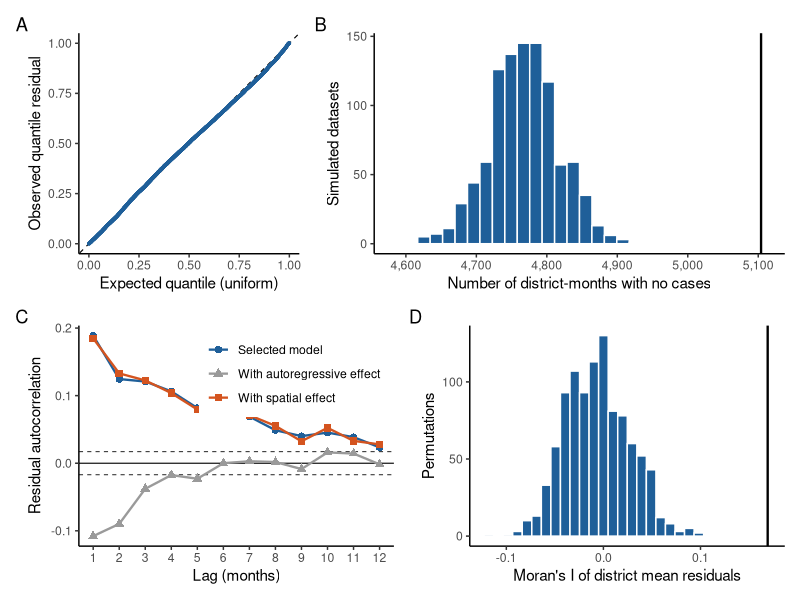
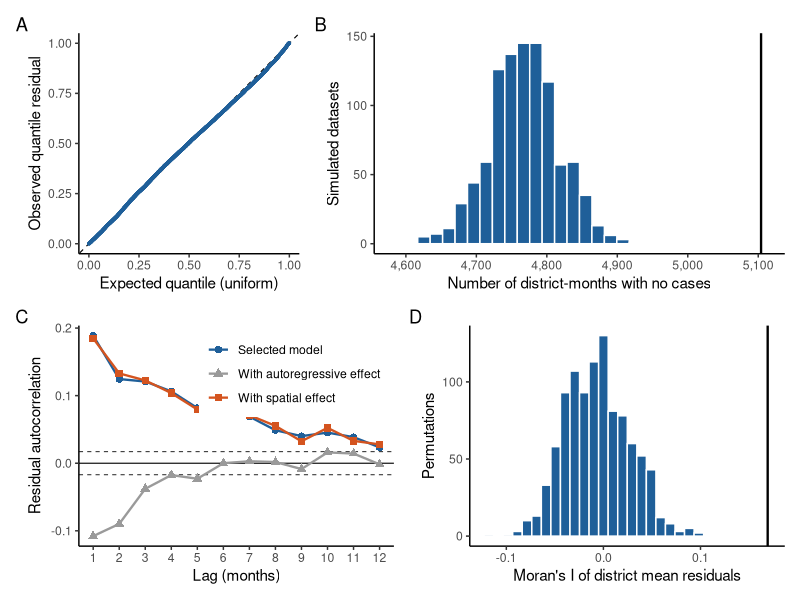
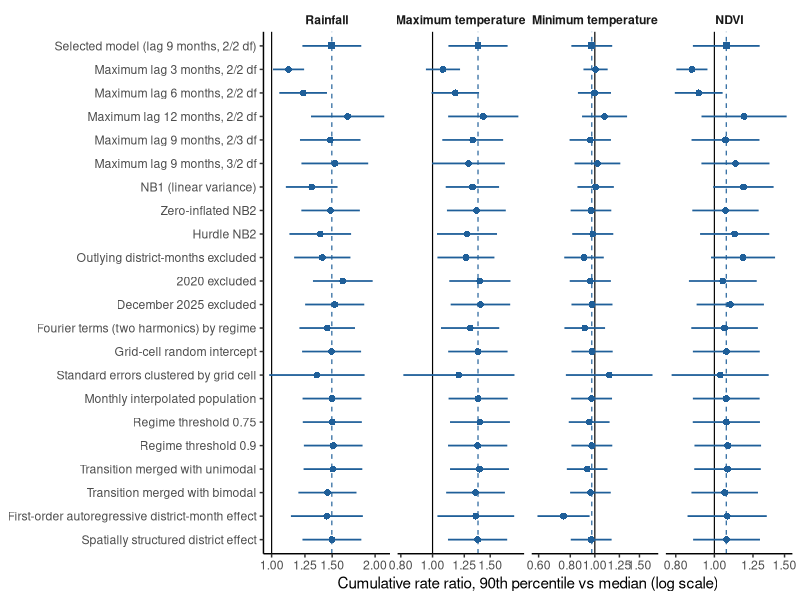
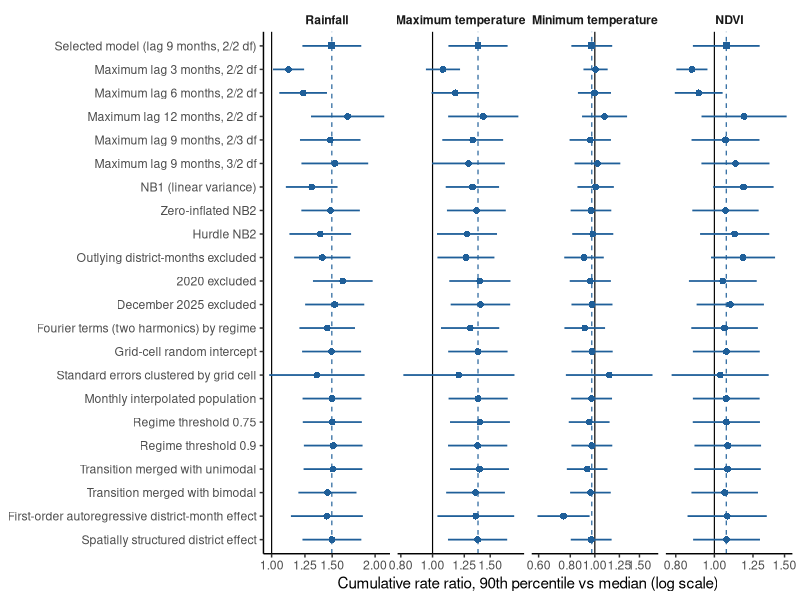

Write the R code that produced these figures, in order.
# Figure 11 and S2 Fig (Results, section 3.11). Run after analysis/sensitivity.R.
#   S2 Fig: diagnostics of the selected model: (A) quantile-quantile plot of the randomized quantile residuals;
#           (B) simulated number of zero counts with the observed number; (C) residual autocorrelation within districts,
#           selected model and model with the autoregressive effect; (D) permutation distribution of Moran's I.
#   Fig 11: cumulative rate ratios (90th percentile vs median, lags 0-9) under each sensitivity analysis.
suppressPackageStartupMessages({ library(readr); library(dplyr); library(ggplot2); library(patchwork) })
BLUE <- "#1F5F99"; GREY <- "#9A9A9A"
LAB <- c(rainfall = "Rainfall", tmax = "Maximum temperature", tmin = "Minimum temperature", ndvi = "NDVI")
th <- theme_classic(base_size = 11) + theme(strip.background = element_blank(), strip.text = element_text(face = "bold"))
save_fig <- function(p, name, w, h) {
  ggsave(file.path("figures", paste0(name, ".png")), p, width = w, height = h, dpi = 300, bg = "white")
  ggsave(file.path("figures", paste0(name, ".pdf")), p, width = w, height = h, device = cairo_pdf, bg = "white")
}
tests <- read_csv("analysis/output/diagnostics.csv", show_col_types = FALSE)
main <- filter(tests, model == "Selected model")
qq <- read_csv("analysis/output/diagnostics_qq.csv", show_col_types = FALSE)
pA <- ggplot(qq, aes(expected, observed)) + geom_abline(linetype = "dashed", linewidth = 0.4) +
  geom_point(colour = BLUE, size = 0.6) + coord_equal() +
  labs(x = "Expected quantile (uniform)", y = "Observed quantile residual", tag = "A") + th
zs <- read_csv("analysis/output/diagnostics_zero_sims.csv", show_col_types = FALSE)
pB <- ggplot(zs, aes(zeros)) + geom_histogram(bins = 30, fill = BLUE, colour = "white") +
  geom_vline(xintercept = main$zeros_obs, linewidth = 0.8) + scale_x_continuous(labels = scales::label_comma()) +
  labs(x = "Number of district-months with no cases", y = "Simulated datasets", tag = "B") + th
ac <- read_csv("analysis/output/diagnostics_acf.csv", show_col_types = FALSE)
band <- 1.96 / sqrt(min(ac$n))
pC <- ggplot(ac, aes(lag, acf, colour = model, shape = model)) + geom_hline(yintercept = 0, linewidth = 0.4) +
  geom_hline(yintercept = c(-band, band), linetype = "dashed", linewidth = 0.3) +
  geom_line(linewidth = 0.8) + geom_point(size = 2.2) +
  scale_colour_manual(values = c("Selected model" = BLUE, "With autoregressive effect" = GREY, "With spatial effect" = "#D4541F"), name = NULL) +
  scale_shape_manual(values = c("Selected model" = 16, "With autoregressive effect" = 17, "With spatial effect" = 15), name = NULL) +
  scale_x_continuous(breaks = 1:12) + labs(x = "Lag (months)", y = "Residual autocorrelation", tag = "C") + th +
  theme(legend.position = c(0.98, 0.98), legend.justification = c(1, 1))
mp <- read_csv("analysis/output/diagnostics_moran_perm.csv", show_col_types = FALSE) |> filter(model == "Selected model")
pD <- ggplot(mp, aes(I)) + geom_histogram(bins = 30, fill = BLUE, colour = "white") +
  geom_vline(xintercept = main$moran_I, linewidth = 0.8) +
  labs(x = "Moran's I of district mean residuals", y = "Permutations", tag = "D") + th
save_fig((pA | pB) / (pC | pD), "S2_Fig", 9, 7.5)

s <- read_csv("analysis/output/sensitivity_summary.csv", show_col_types = FALSE)
cl <- read_csv("analysis/output/sensitivity_clustered_se.csv", show_col_types = FALSE) |> filter(se == "cluster") |>
  mutate(id = "cluster_se", group = "Climate data", label = "Standard errors clustered by grid cell")
s <- bind_rows(s, cl)
ORDER <- c("main", "L3", "L6", "L12", "L9_23", "L9_32", "nb1", "zinb", "hurdle", "no_outliers", "no_2020", "no_dec2025",
           "fourier", "cell_re", "cluster_se", "pop_month", "thr75", "thr90", "tr_uni", "tr_bim", "ar1", "spatial")
s <- filter(s, id %in% ORDER)
lev <- unique(s$label[order(match(s$id, ORDER))])
s <- s |> mutate(label = factor(label, levels = rev(lev)), variable = factor(LAB[variable], levels = LAB),
                 is_main = id == "main")
ref <- s |> filter(is_main) |> select(variable, ref = cumRR)
p13 <- ggplot(s, aes(cumRR, label)) +
  geom_vline(xintercept = 1, linewidth = 0.4) +
  geom_vline(data = ref, aes(xintercept = ref), linetype = "dashed", colour = BLUE, linewidth = 0.4) +
  geom_errorbarh(aes(xmin = lo, xmax = hi), height = 0, colour = BLUE, linewidth = 0.6) +
  geom_point(aes(shape = is_main), colour = BLUE, size = 2) + scale_shape_manual(values = c(`FALSE` = 16, `TRUE` = 15), guide = "none") +
  scale_x_log10(breaks = c(0.6, 0.8, 1, 1.25, 1.5, 2)) + facet_wrap(~ variable, nrow = 1, scales = "free_x") +
  labs(x = "Cumulative rate ratio, 90th percentile vs median (log scale)", y = NULL) + th
save_fig(p13, "Fig11", 11, 6.5)
cat("saved figures/Fig11 and S2_Fig\n")
